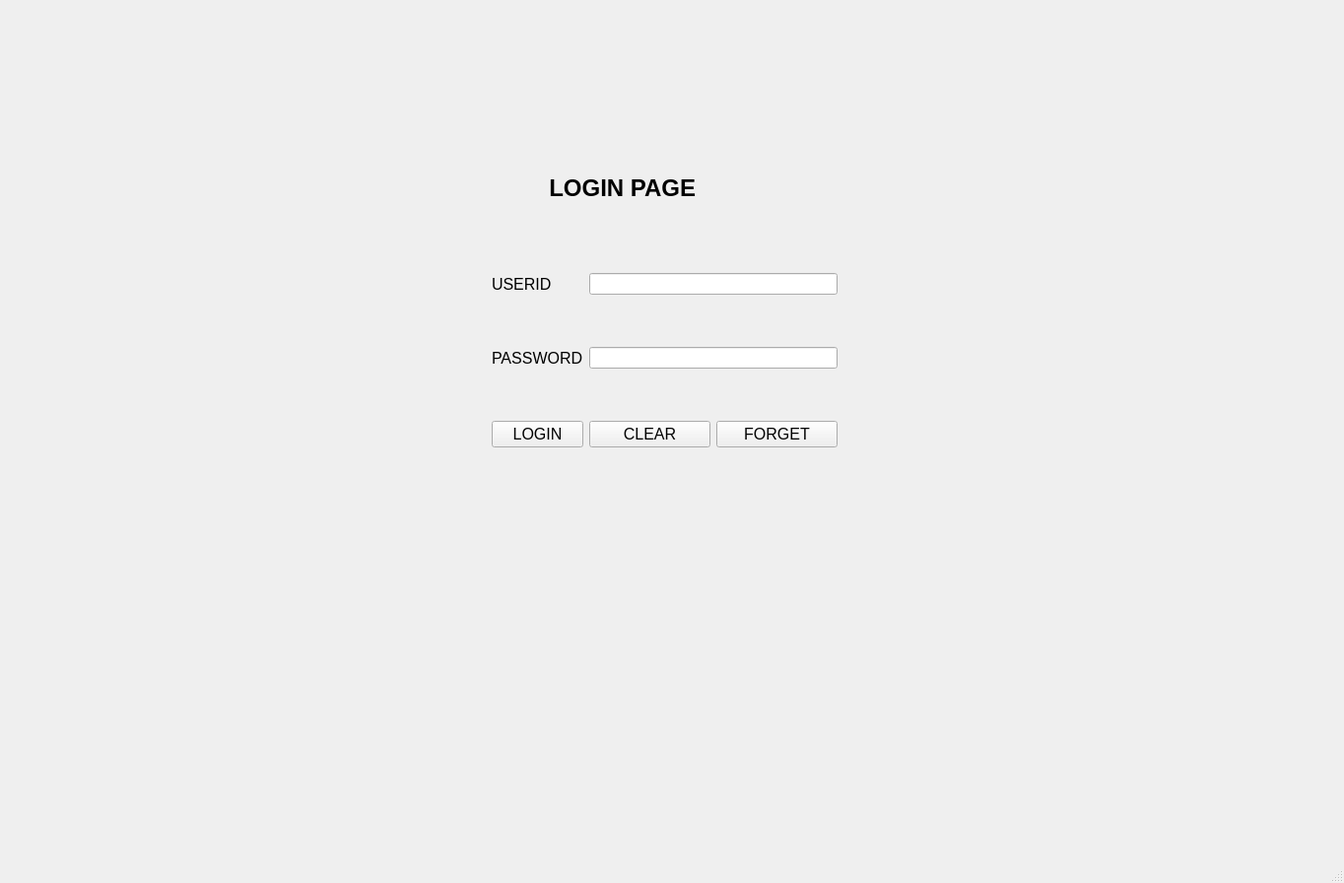
<?xml version="1.0" encoding="UTF-8"?>
<ui version="4.0">
 <class>MainWindow</class>
 <widget class="QMainWindow" name="MainWindow">
  <property name="geometry">
   <rect>
    <x>0</x>
    <y>0</y>
    <width>1364</width>
    <height>896</height>
   </rect>
  </property>
  <property name="windowTitle">
   <string>MainWindow</string>
  </property>
  <widget class="QWidget" name="centralwidget">
   <widget class="QWidget" name="gridLayoutWidget">
    <property name="geometry">
     <rect>
      <x>499</x>
      <y>230</y>
      <width>351</width>
      <height>271</height>
     </rect>
    </property>
    <layout class="QGridLayout" name="gridLayout">
     <item row="2" column="0">
      <widget class="QPushButton" name="pushButton_2">
       <property name="font">
        <font>
         <pointsize>12</pointsize>
        </font>
       </property>
       <property name="text">
        <string>LOGIN</string>
       </property>
      </widget>
     </item>
     <item row="1" column="1">
      <widget class="QLineEdit" name="lineEdit_2">
       <property name="echoMode">
        <enum>QLineEdit::Password</enum>
       </property>
      </widget>
     </item>
     <item row="0" column="0">
      <widget class="QLabel" name="label_2">
       <property name="font">
        <font>
         <pointsize>12</pointsize>
        </font>
       </property>
       <property name="text">
        <string>USERID</string>
       </property>
      </widget>
     </item>
     <item row="0" column="1">
      <widget class="QLineEdit" name="lineEdit"/>
     </item>
     <item row="1" column="0">
      <widget class="QLabel" name="label_3">
       <property name="font">
        <font>
         <pointsize>12</pointsize>
        </font>
       </property>
       <property name="text">
        <string>PASSWORD</string>
       </property>
      </widget>
     </item>
     <item row="2" column="1">
      <layout class="QHBoxLayout" name="horizontalLayout">
       <item>
        <widget class="QPushButton" name="pushButton_3">
         <property name="font">
          <font>
           <pointsize>12</pointsize>
          </font>
         </property>
         <property name="text">
          <string>CLEAR</string>
         </property>
        </widget>
       </item>
       <item>
        <widget class="QPushButton" name="pushButton">
         <property name="font">
          <font>
           <pointsize>12</pointsize>
          </font>
         </property>
         <property name="text">
          <string>FORGET</string>
         </property>
        </widget>
       </item>
      </layout>
     </item>
    </layout>
   </widget>
   <widget class="QLabel" name="label">
    <property name="geometry">
     <rect>
      <x>524</x>
      <y>170</y>
      <width>271</width>
      <height>41</height>
     </rect>
    </property>
    <property name="font">
     <font>
      <pointsize>18</pointsize>
      <weight>75</weight>
      <italic>false</italic>
      <bold>true</bold>
      <underline>false</underline>
     </font>
    </property>
    <property name="text">
     <string>     LOGIN PAGE      </string>
    </property>
   </widget>
  </widget>
  <widget class="QMenuBar" name="menubar">
   <property name="geometry">
    <rect>
     <x>0</x>
     <y>0</y>
     <width>1364</width>
     <height>26</height>
    </rect>
   </property>
  </widget>
  <widget class="QStatusBar" name="statusbar"/>
 </widget>
 <resources/>
 <connections/>
</ui>
